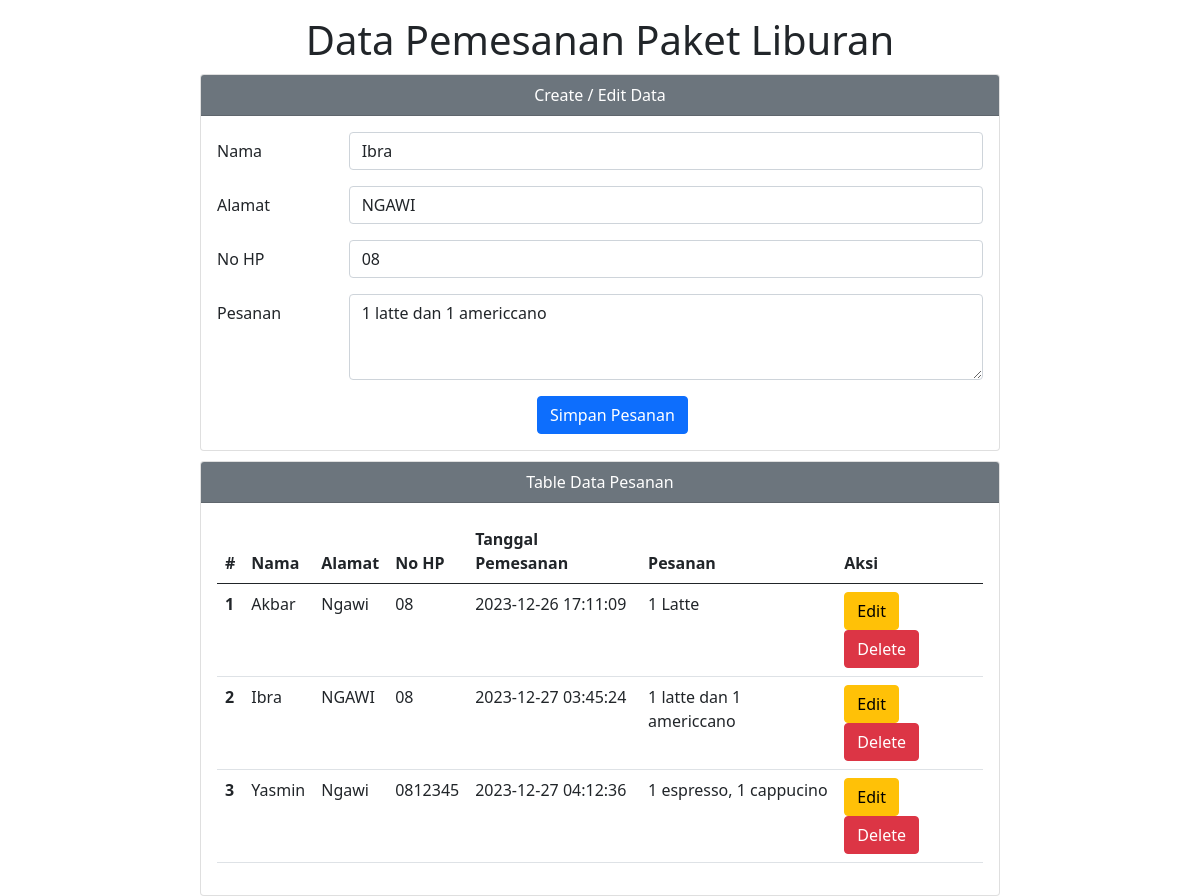
The page /crud_php/index.php?op=edit&id=34 on the database its author committed.
### tables this page shows
CREATE TABLE `table_pemesanan` (
  `id` int(11) NOT NULL,
  `nama` varchar(100) NOT NULL,
  `alamat` varchar(100) NOT NULL,
  `no_hp` varchar(100) NOT NULL,
  `tanggal` timestamp NOT NULL DEFAULT current_timestamp(),
  `pesanan` varchar(100) NOT NULL
);

### crud_php/index.php (the view, shortened to what this page needs)
<?php
$host       = "localhost";
$user       = "root";
$pass       = "";
$db         = "crud_php";
$koneksi    = mysqli_connect($host, $user, $pass, $db);
$nama       = "";
$alamat     = "";
$no_hp      = "";
$pesanan    = "";
if (isset($_GET['op'])) {
    $op = $_GET['op'];
} else {
    $op = "";
}
if ($op == 'edit') {
    $id         = $_GET['id'];
    $sql1       = "select * from table_pemesanan where id = '$id'";
    $q1         = mysqli_query($koneksi, $sql1);
    $r1         = mysqli_fetch_array($q1);
    $nama       = $r1['nama'];
    $alamat     = $r1['alamat'];
    $no_hp      = $r1['no_hp'];
    $pesanan    = $r1['pesanan'];
}
?>
<!DOCTYPE html>
<html lang="en">
<head>
    <link href="https://cdn.jsdelivr.net/npm/bootstrap@5.0.0-beta2/dist/css/bootstrap.min.css" rel="stylesheet">
</head>
<body>
    <div class="mx-auto">
        <h1 class="mt-3"><center>Data Pemesanan Paket Liburan</center></h1>
        <div class="card">
            <div class="card-header text-white bg-secondary">
                <center>Create / Edit Data</center>
            </div>
            <div class="card-body">
                <form action="" method="POST">
                    <div class="mb-3 row">
                        <label for="nama" class="col-sm-2 col-form-label">Nama</label>
                        <div class="col-sm-10">
                            <input type="text" class="form-control" id="nama" name="nama" value="<?php echo $nama ?>">
                        </div>
                    </div>
                    <div class="mb-3 row">
                        <label for="alamat" class="col-sm-2 col-form-label">Alamat</label>
                        <div class="col-sm-10">
                            <input type="text" class="form-control" id="alamat" name="alamat" value="<?php echo $alamat ?>">
                        </div>
                    </div>
                    <div class="mb-3 row">
                        <label for="no_hp" class="col-sm-2 col-form-label">No HP</label>
                        <div class="col-sm-10">
                            <input type="text" class="form-control" id="no_hp" name="no_hp" value="<?php echo $no_hp ?>">
                        </div>
                    </div>
                    <div class="mb-3 row">
                        <label for="pesanan" class="col-sm-2 col-form-label">Pesanan</label>
                        <div class="col-sm-10">
                            <textarea class="form-control" id="pesanan" name="pesanan"  rows="3"><?php echo $pesanan ?></textarea>
                        </div>
                    </div>
                    <div class="col-12">
                        <input type="submit" name="simpan" value="Simpan Pesanan" class="btn btn-primary tombol" />
                    </div>
                </form>
            </div>
        </div>
        <div class="card">
            <div class="card-header text-white bg-secondary">
                <center>Table Data Pesanan</center>
            </div>
            <div class="card-body">
                <table class="table">
                    <thead>
                        <tr>
                            <th scope="col">#</th>
                            <th scope="col">Nama</th>
                            <th scope="col">Alamat</th>
                            <th scope="col">No HP</th>
                            <th scope="col">Tanggal Pemesanan</th>
                            <th scope="col">Pesanan</th>
                            <th scope="col">Aksi</th>
                        </tr>
                    </thead>
                    <tbody>
                        <?php
                        $sql2   = "select * from table_pemesanan order by id asc";
                        $q2     = mysqli_query($koneksi, $sql2);
                        $urut   = 1;
                        while ($r2 = mysqli_fetch_array($q2)) {
                            $id         = $r2['id'];
                            $nama       = $r2['nama'];
                            $alamat     = $r2['alamat'];
                            $no_hp      = $r2['no_hp'];
                            $tanggal    = $r2['tanggal'];
                            $pesanan    = $r2['pesanan'];
                        ?>
                            <tr>
                                <th scope="row"><?php echo $urut++ ?></th>
                                <td scope="row"><?php echo $nama ?></td>
                                <td scope="row"><?php echo $alamat ?></td>
                                <td scope="row"><?php echo $no_hp ?></td>
                                <td scope="row"><?php echo $tanggal ?></td>
                                <td scope="row"><?php echo $pesanan ?></td>
                                <td scope="row">
                                    <a href="index.php?op=edit&id=<?php echo $id ?>"><button type="button" class="btn btn-warning">Edit</button></a>
                                    <a href="index.php?op=delete&id=<?php echo $id?>" onclick="return confirm('Yakin mau delete data?')"><button type="button" class="btn btn-danger">Delete</button></a>
                                </td>
                            </tr>
                        <?php
                        }
                        ?>
                    </tbody>
                </table>
            </div>
        </div>
    </div>
</body>
</html>

### crud_php/index.php (style rules this page uses)
.mx-auto { width: 800px }
.card { margin-top: 10px; }
.tombol { transform: translateX(20em); }

### rows shown on the page
table_pemesanan: nama "Ibra", alamat "NGAWI", no_hp "08", pesanan "1 latte dan 1 americcano", tanggal "2023-12-27 03:45:24"
table_pemesanan: nama "Akbar", alamat "Ngawi", no_hp "08", tanggal "2023-12-26 17:11:09", pesanan "1 Latte"
table_pemesanan: nama "Yasmin", alamat "Ngawi", no_hp "0812345", tanggal "2023-12-27 04:12:36", pesanan "1 espresso, 1 cappucino"
